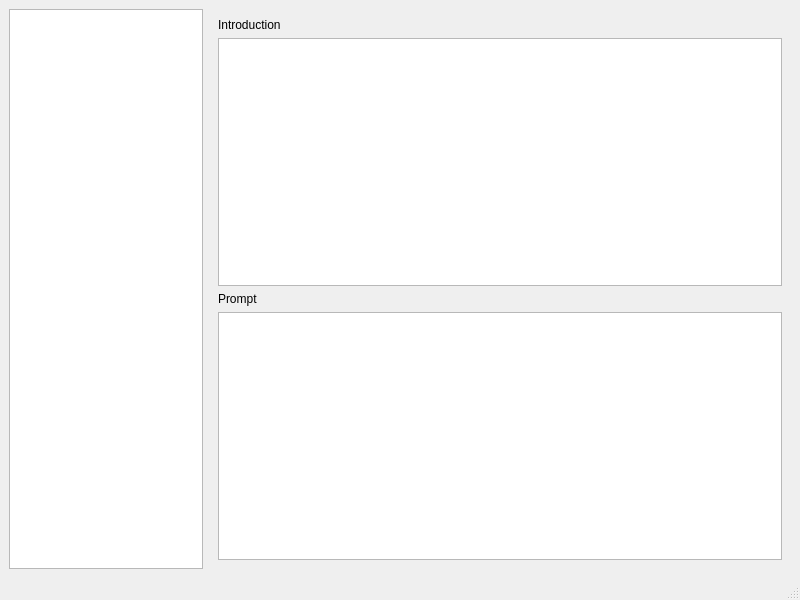
<?xml version="1.0" encoding="UTF-8"?>
<ui version="4.0">
 <class>CourseEditorWindow</class>
 <widget class="QMainWindow" name="CourseEditorWindow">
  <property name="geometry">
   <rect>
    <x>0</x>
    <y>0</y>
    <width>800</width>
    <height>600</height>
   </rect>
  </property>
  <property name="windowTitle">
   <string>Course Editor</string>
  </property>
  <widget class="QWidget" name="centralwidget">
   <layout class="QHBoxLayout" name="horizontalLayout" stretch="1,3">
    <item>
     <widget class="CourseTreeView" name="treeView">
      <property name="editTriggers">
       <set>QAbstractItemView::NoEditTriggers</set>
      </property>
      <property name="dragEnabled">
       <bool>true</bool>
      </property>
      <property name="dragDropOverwriteMode">
       <bool>false</bool>
      </property>
      <property name="dragDropMode">
       <enum>QAbstractItemView::InternalMove</enum>
      </property>
      <property name="defaultDropAction">
       <enum>Qt::MoveAction</enum>
      </property>
      <property name="headerHidden">
       <bool>true</bool>
      </property>
     </widget>
    </item>
    <item>
     <widget class="QStackedWidget" name="stackedWidget">
      <widget class="QWidget" name="promptTab">
       <layout class="QVBoxLayout" name="verticalLayout_2">
        <item>
         <layout class="QVBoxLayout" name="verticalLayout">
          <item>
           <widget class="QLabel" name="label">
            <property name="text">
             <string>Introduction</string>
            </property>
           </widget>
          </item>
          <item>
           <widget class="QTextEdit" name="introductionEdit"/>
          </item>
          <item>
           <widget class="QLabel" name="label_2">
            <property name="text">
             <string>Prompt</string>
            </property>
           </widget>
          </item>
          <item>
           <widget class="QPlainTextEdit" name="promptEdit"/>
          </item>
         </layout>
        </item>
       </layout>
      </widget>
      <widget class="QWidget" name="descriptionTab">
       <layout class="QHBoxLayout" name="horizontalLayout_2">
        <item>
         <layout class="QVBoxLayout" name="verticalLayout_3">
          <item>
           <widget class="QLabel" name="label_4">
            <property name="text">
             <string>Heading</string>
            </property>
           </widget>
          </item>
          <item>
           <widget class="QLineEdit" name="descriptionHeadingEdit"/>
          </item>
          <item>
           <widget class="QLabel" name="label_5">
            <property name="text">
             <string>Introduction</string>
            </property>
           </widget>
          </item>
          <item>
           <widget class="QTextEdit" name="descriptionIntroductionEdit"/>
          </item>
         </layout>
        </item>
       </layout>
      </widget>
     </widget>
    </item>
   </layout>
  </widget>
  <widget class="QMenuBar" name="menubar">
   <property name="geometry">
    <rect>
     <x>0</x>
     <y>0</y>
     <width>800</width>
     <height>26</height>
    </rect>
   </property>
  </widget>
  <widget class="QStatusBar" name="statusbar"/>
 </widget>
 <customwidgets>
  <customwidget>
   <class>CourseTreeView</class>
   <extends>QTreeView</extends>
   <header>coursetreeview.h</header>
  </customwidget>
 </customwidgets>
 <resources/>
 <connections/>
</ui>
